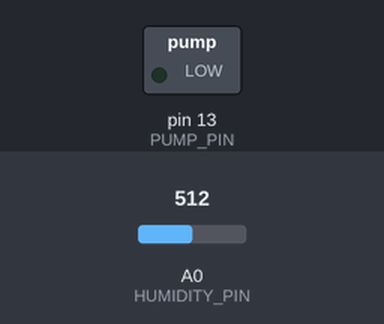
A sketch run on a simulated Arduino Uno, built with avr-gcc and run on an emulated ATmega328P. Parts: switched loads named in the sketch (green lamp = pin HIGH). The test bench sets the inputs (shaded band); at power-on: A0 (HUMIDITY_PIN) = 512.

Above: at 1.2 s.
1.3 s: A0 (HUMIDITY_PIN) set to 207
2.8 s: A0 (HUMIDITY_PIN) set to 185
At 4.2 s:
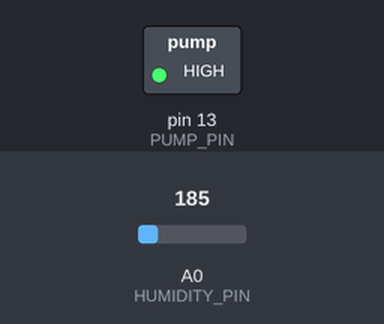
Timing chart, 0 to 6.3 s (numbered marks = the images above; inputs shaded):
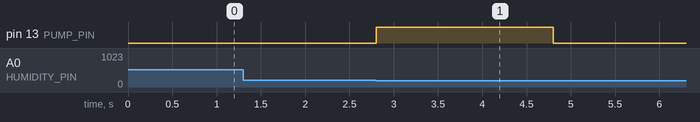

Measured:
- the behaviour switches between 200 and 199 on A0 (HUMIDITY_PIN) (found by bisection; images 0 and 1)
- after the input at 1.3 s, every drawn part: stays the same
- after the input at 2.8 s, pin 13 (PUMP_PIN): LOW → HIGH at once, → LOW 2.0 s later

The sketch:

irrigator.ino
```cpp
#define PUMP_PIN        13
#define HUMIDITY_PIN    A0
#define HUMIDITY_MIN    200

// interval between humidity probes
#define INTERVAL        60000 * 3
#define PUMP_TIME       2000

unsigned int humidity = 0;

unsigned long waitTime = 0;

void setup(void)
{
  pinMode(PUMP_PIN, OUTPUT);
}

void loop(void)
{
  int humidityNow = analogRead(HUMIDITY_PIN);

  if(humidityNow != humidity) {
    humidity= humidityNow;
  }

  if ((waitTime == 0 || millis() - waitTime > INTERVAL) && humidity < HUMIDITY_MIN ) {
    digitalWrite(PUMP_PIN, HIGH);
    delay(PUMP_TIME);
    digitalWrite(PUMP_PIN, LOW);
    waitTime = millis();
  }
}
```
